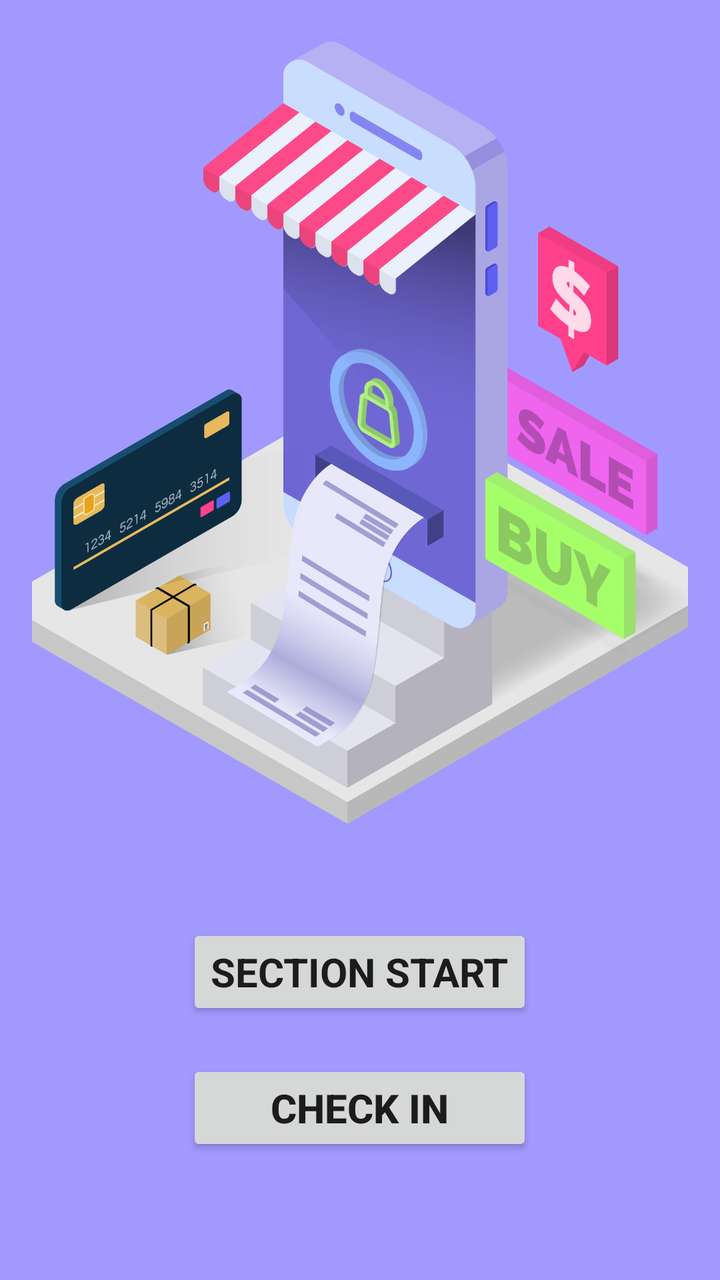
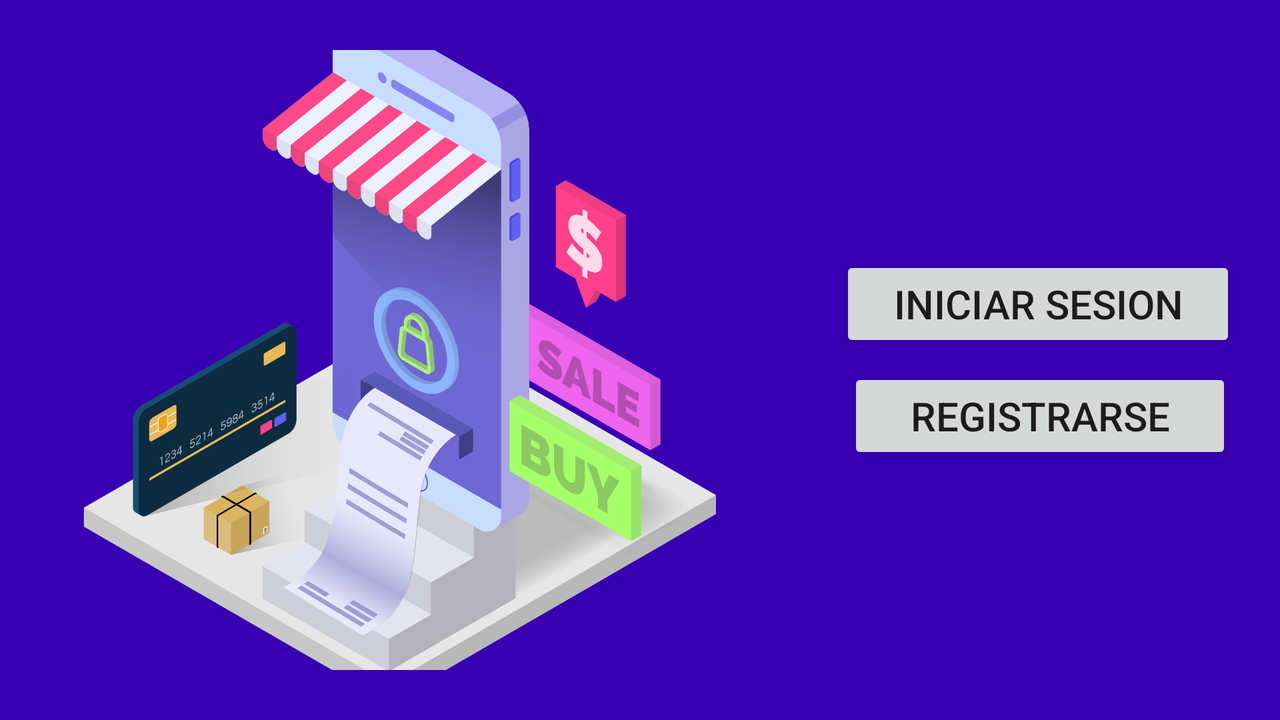

An Android layout and its configuration variant, each rendered on a device that would load it. The default file and the variant file are quoted in full after the pictures.
<!-- AndroidManifest.xml: application theme Theme.Store7App -->
<!-- res/layout/activity_main.xml -->
<?xml version="1.0" encoding="utf-8"?>
<LinearLayout xmlns:android="http://schemas.android.com/apk/res/android"
    xmlns:app="http://schemas.android.com/apk/res-auto"
    xmlns:tools="http://schemas.android.com/tools"
    android:layout_width="match_parent"
    android:layout_height="match_parent"
    android:orientation="vertical"
    tools:context=".MainActivity"
    android:background="@color/morado"
    android:layout_gravity="center">

<LinearLayout
    android:layout_margin="16dp"
    android:layout_width="match_parent"
    android:layout_height="wrap_content"
    android:gravity="center"
    android:orientation="horizontal"
    android:layout_marginTop="2dp">


    <ImageView
        android:layout_width="600dp"
        android:layout_height="400dp"
        android:src="@drawable/tienda" />

</LinearLayout>

<LinearLayout
    android:layout_width="wrap_content"
    android:layout_height="wrap_content"
    android:orientation="vertical"
    android:layout_margin="20dp"
    android:layout_gravity="center"
    >

    <Button
        android:id="@+id/btnLogin"
        android:layout_width="match_parent"
        android:layout_height="wrap_content"
        android:layout_margin="10dp"
        android:font="@font/lobster_italic"
        android:fontFamily="sans-serif"
        android:foregroundTintMode="add"
        android:onClick="Login"
        android:text="@string/text_start"
        android:textSize="20dp"
        android:textStyle="bold" />

    <Button
        android:id="@+id/btnCheckIn"
        android:layout_width="match_parent"
        android:layout_height="wrap_content"
        android:layout_margin="10dp"
        android:font="@font/lobster_italic"
        android:onClick="checkIn"
        android:text="@string/text_register"
        android:textSize="20dp"
        android:textStyle="bold" />




</LinearLayout>

</LinearLayout>
<!-- resources referenced by this layout -->
<resources>
  <color name="morado">#A299FF</color>
  <!-- drawable tienda: png bitmap (drawable-xxxhdpi, 306403 bytes) -->
  <string name="text_register">Check in</string>
  <string name="text_start">Section Start</string>
  <style name="Theme.Store7App" parent="Theme.MaterialComponents.DayNight.DarkActionBar">
          
          <item name="colorPrimary">#4A41A3</item>
          <item name="colorPrimaryVariant">#00BCD4</item>
          <item name="colorOnPrimary">#F6F6FA</item>
          
          <item name="colorSecondary">#FF5722</item>
          <item name="colorSecondaryVariant">#FFEB3B</item>
          <item name="colorOnSecondary">@color/black</item>
  
  
          
          <item name="android:statusBarColor" tools:targetApi="l">?attr/colorPrimaryVariant</item>
          
      </style>
  <color name="black">#FF000000</color>
</resources>
<!-- res/layout-land/activity_main.xml (the author's variant of the layout above) -->
<!-- drawn on the phone turned sideways -->
<?xml version="1.0" encoding="utf-8"?>
<LinearLayout xmlns:android="http://schemas.android.com/apk/res/android"
    xmlns:app="http://schemas.android.com/apk/res-auto"
    xmlns:tools="http://schemas.android.com/tools"
    android:layout_width="match_parent"
    android:layout_height="match_parent"
    android:orientation="horizontal"
    tools:context=".MainActivity"
    android:background="@color/purple_700">

<LinearLayout
    android:layout_margin="25dp"
    android:layout_width="wrap_content"
    android:layout_height="wrap_content"
    android:gravity="center"
    android:orientation="horizontal">


    <ImageView
        android:layout_width="350dp"
        android:layout_height="350dp"
        android:src="@drawable/tienda" />

</LinearLayout>

<GridLayout
    android:layout_width="match_parent"
    android:layout_height="wrap_content"
    android:columnCount="1"
    android:rowCount="2"
    android:layout_margin="20dp"
    android:layout_gravity="center_vertical"
    android:useDefaultMargins="true">

    <Button
        android:layout_width="match_parent"
        android:layout_height="wrap_content"
        android:text="INICIAR SESION"
        android:textSize="20dp"
        android:layout_marginEnd="2dp"/>
    <Button
        android:layout_width="match_parent"
        android:layout_height="wrap_content"
        android:text="REGISTRARSE"
        android:textSize="20dp"
        android:onClick="checkIn"/>



</GridLayout>

</LinearLayout>
<!-- resources referenced by the variant -->
<!-- as the phone turned sideways resolves them -->
<resources>
  <color name="purple_700">#FF3700B3</color>
  <!-- drawable tienda: png bitmap (drawable-xxxhdpi, 306403 bytes) -->
  <style name="Theme.Store7App" parent="Theme.MaterialComponents.DayNight.DarkActionBar">
          
          <item name="colorPrimary">#4A41A3</item>
          <item name="colorPrimaryVariant">#00BCD4</item>
          <item name="colorOnPrimary">#F6F6FA</item>
          
          <item name="colorSecondary">#FF5722</item>
          <item name="colorSecondaryVariant">#FFEB3B</item>
          <item name="colorOnSecondary">@color/black</item>
  
  
          
          <item name="android:statusBarColor" tools:targetApi="l">?attr/colorPrimaryVariant</item>
          
      </style>
  <color name="black">#FF000000</color>
</resources>
